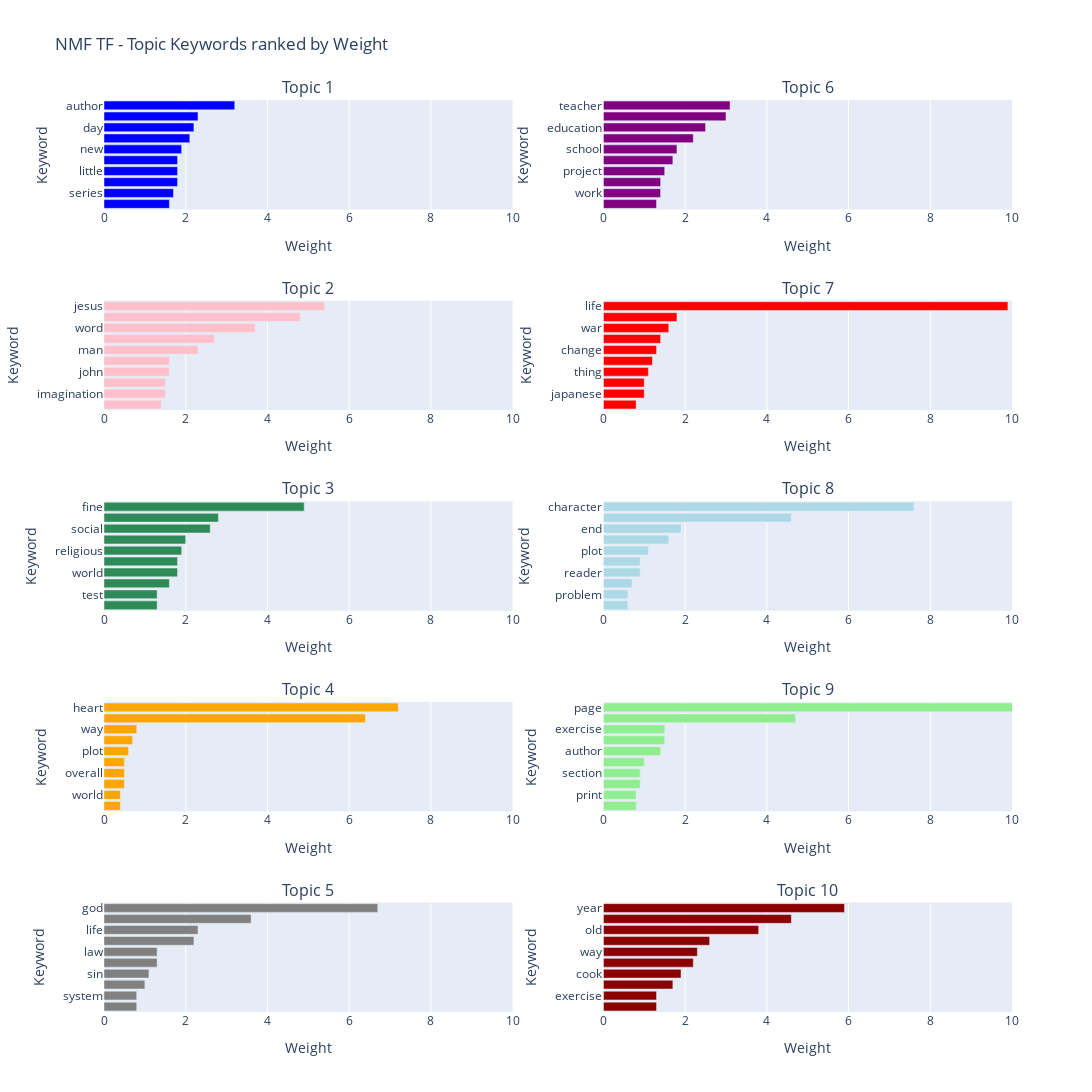

The notebook cell saved with this chart:
### Code cell
data = display_topics(NMF_tf, tf_feature_names, 10)
fig = make_subplots(rows=5, cols=2, subplot_titles= ["Topic 1", "Topic 6", "Topic 2","Topic 7", "Topic 3","Topic 8","Topic 4","Topic 9", "Topic 5", "Topic 10"])
colors = ["Blue", "Pink", "SeaGreen", "Orange", "Grey", "Purple", "Red", "LightBlue", "LightGreen", "DarkRed"]
for col in range(0, int(len(data.columns)),2):
    if col == 0:
        fig.add_trace(go.Bar(
        x=data.iloc[:,1].astype("float64"),#.sort_values(ascending=True)
        y=data.iloc[:,0], #.sort_values( by= data.columns[col+1], ascending = True)
        marker_color=colors[0], orientation = "h"), col= 1, row = 1)
    if col < 10 and col > 0:
        fig.add_trace(go.Bar(
        x=data.iloc[:,col+1].astype("float64"),
        y=data.iloc[:,col],
        marker_color=colors[int(col/2)], orientation = "h"), col= 1, row = int(col/2)+1)
    if col >= 10:
        fig.add_trace(go.Bar(
        x=data.iloc[:,col+1].astype("float64"),
        y=data.iloc[:,col],
        marker_color=colors[int(col/2)], orientation = "h"),col= 2, row = int(col/2)-4)

fig.update_layout( height=1400, width=1200, title_text="NMF TF - Topic Keywords ranked by Weight", showlegend=False, xaxis_title_text='Keyword',yaxis_title_text='Weight'
    )
fig.update_yaxes(title='Keyword', type = "category" , autorange = "reversed")
fig.update_xaxes( title = 'Weight', range = (0,10) )
fig.show()

### Figure 1 — Plotly figure (JSON) as saved in the notebook; plotly's stock layout.template omitted (floating-point values rounded to 4 significant figures)
{"data": [{"marker": {"color": "Blue"}, "orientation": "h", "type": "bar", "x": [3.2, 2.3, 2.2, 2.1, 1.9, 1.8, 1.8, 1.8, 1.7, 1.6], "xaxis": "x", "y": ["author", "way", "day", "year", "new", "world", "little", "life", "series", "work"], "yaxis": "y"}, {"marker": {"color": "Pink"}, "orientation": "h", "type": "bar", "x": [5.4, 4.8, 3.7, 2.7, 2.3, 1.6, 1.6, 1.5, 1.5, 1.4], "xaxis": "x3", "y": ["jesus", "memory", "word", "god", "man", "heal", "john", "fresh", "imagination", "false"], "yaxis": "y3"}, {"marker": {"color": "SeaGreen"}, "orientation": "h", "type": "bar", "x": [4.9, 2.8, 2.6, 2, 1.9, 1.8, 1.8, 1.6, 1.3, 1.3], "xaxis": "x5", "y": ["fine", "violence", "social", "political", "religious", "government", "world", "religion", "test", "anti"], "yaxis": "y5"}, {"marker": {"color": "Orange"}, "orientation": "h", "type": "bar", "x": [7.2, 6.4, 0.8, 0.7, 0.6, 0.5, 0.5, 0.5, 0.4, 0.4], "xaxis": "x7", "y": ["heart", "red", "way", "fantasy", "plot", "help", "overall", "previous", "world", "end"], "yaxis": "y7"}, {"marker": {"color": "Grey"}, "orientation": "h", "type": "bar", "x": [6.7, 3.6, 2.3, 2.2, 1.3, 1.3, 1.1, 1, 0.8, 0.8], "xaxis": "x9", "y": ["god", "universe", "life", "science", "law", "evidence", "sin", "scientific", "system", "new"], "yaxis": "y9"}, {"marker": {"color": "Purple"}, "orientation": "h", "type": "bar", "x": [3.1, 3, 2.5, 2.2, 1.8, 1.7, 1.5, 1.4, 1.4, 1.3], "xaxis": "x2", "y": ["teacher", "practice", "education", "science", "school", "research", "project", "classroom", "work", "direct"], "yaxis": "y2"}, {"marker": {"color": "Red"}, "orientation": "h", "type": "bar", "x": [9.9, 1.8, 1.6, 1.4, 1.3, 1.2, 1.1, 1, 1, 0.8], "xaxis": "x4", "y": ["life", "live", "war", "work", "change", "self", "thing", "way", "japanese", "new"], "yaxis": "y4"}, {"marker": {"color": "LightBlue"}, "orientation": "h", "type": "bar", "x": [7.6, 4.6, 1.9, 1.6, 1.1, 0.9, 0.9, 0.7, 0.6, 0.6], "xaxis": "x6", "y": ["character", "series", "end", "novel", "plot", "scene", "reader", "main", "problem", "lot"], "yaxis": "y6"}, {"marker": {"color": "LightGreen"}, "orientation": "h", "type": "bar", "x": [10.7, 4.7, 1.5, 1.5, 1.4, 1, 0.9, 0.9, 0.8, 0.8], "xaxis": "x8", "y": ["page", "chapter", "exercise", "example", "author", "version", "section", "color", "print", "understand"], "yaxis": "y8"}, {"marker": {"color": "DarkRed"}, "orientation": "h", "type": "bar", "x": [5.9, 4.6, 3.8, 2.6, 2.3, 2.2, 1.9, 1.7, 1.3, 1.3], "xaxis": "x10", "y": ["year", "work", "old", "thing", "way", "recipe", "cook", "help", "exercise", "easy"], "yaxis": "y10"}], "layout": {"annotations": [{"font": {"size": 16}, "showarrow": false, "text": "Topic 1", "x": 0.225, "xanchor": "center", "xref": "paper", "y": 1, "yanchor": "bottom", "yref": "paper"}, {"font": {"size": 16}, "showarrow": false, "text": "Topic 6", "x": 0.775, "xanchor": "center", "xref": "paper", "y": 1, "yanchor": "bottom", "yref": "paper"}, {"font": {"size": 16}, "showarrow": false, "text": "Topic 2", "x": 0.225, "xanchor": "center", "xref": "paper", "y": 0.78, "yanchor": "bottom", "yref": "paper"}, {"font": {"size": 16}, "showarrow": false, "text": "Topic 7", "x": 0.775, "xanchor": "center", "xref": "paper", "y": 0.78, "yanchor": "bottom", "yref": "paper"}, {"font": {"size": 16}, "showarrow": false, "text": "Topic 3", "x": 0.225, "xanchor": "center", "xref": "paper", "y": 0.56, "yanchor": "bottom", "yref": "paper"}, {"font": {"size": 16}, "showarrow": false, "text": "Topic 8", "x": 0.775, "xanchor": "center", "xref": "paper", "y": 0.56, "yanchor": "bottom", "yref": "paper"}, {"font": {"size": 16}, "showarrow": false, "text": "Topic 4", "x": 0.225, "xanchor": "center", "xref": "paper", "y": 0.34, "yanchor": "bottom", "yref": "paper"}, {"font": {"size": 16}, "showarrow": false, "text": "Topic 9", "x": 0.775, "xanchor": "center", "xref": "paper", "y": 0.34, "yanchor": "bottom", "yref": "paper"}, {"font": {"size": 16}, "showarrow": false, "text": "Topic 5", "x": 0.225, "xanchor": "center", "xref": "paper", "y": 0.12, "yanchor": "bottom", "yref": "paper"}, {"font": {"size": 16}, "showarrow": false, "text": "Topic 10", "x": 0.775, "xanchor": "center", "xref": "paper", "y": 0.12, "yanchor": "bottom", "yref": "paper"}], "height": 1400, "showlegend": false, "title": {"text": "NMF TF - Topic Keywords ranked by Weight"}, "width": 1200, "xaxis": {"anchor": "y", "domain": [0, 0.45], "range": [0, 10], "title": {"text": "Weight"}}, "xaxis10": {"anchor": "y10", "domain": [0.55, 1], "range": [0, 10], "title": {"text": "Weight"}}, "xaxis2": {"anchor": "y2", "domain": [0.55, 1], "range": [0, 10], "title": {"text": "Weight"}}, "xaxis3": {"anchor": "y3", "domain": [0, 0.45], "range": [0, 10], "title": {"text": "Weight"}}, "xaxis4": {"anchor": "y4", "domain": [0.55, 1], "range": [0, 10], "title": {"text": "Weight"}}, "xaxis5": {"anchor": "y5", "domain": [0, 0.45], "range": [0, 10], "title": {"text": "Weight"}}, "xaxis6": {"anchor": "y6", "domain": [0.55, 1], "range": [0, 10], "title": {"text": "Weight"}}, "xaxis7": {"anchor": "y7", "domain": [0, 0.45], "range": [0, 10], "title": {"text": "Weight"}}, "xaxis8": {"anchor": "y8", "domain": [0.55, 1], "range": [0, 10], "title": {"text": "Weight"}}, "xaxis9": {"anchor": "y9", "domain": [0, 0.45], "range": [0, 10], "title": {"text": "Weight"}}, "yaxis": {"anchor": "x", "autorange": "reversed", "domain": [0.88, 1], "title": {"text": "Keyword"}, "type": "category"}, "yaxis10": {"anchor": "x10", "autorange": "reversed", "domain": [0, 0.12], "title": {"text": "Keyword"}, "type": "category"}, "yaxis2": {"anchor": "x2", "autorange": "reversed", "domain": [0.88, 1], "title": {"text": "Keyword"}, "type": "category"}, "yaxis3": {"anchor": "x3", "autorange": "reversed", "domain": [0.66, 0.78], "title": {"text": "Keyword"}, "type": "category"}, "yaxis4": {"anchor": "x4", "autorange": "reversed", "domain": [0.66, 0.78], "title": {"text": "Keyword"}, "type": "category"}, "yaxis5": {"anchor": "x5", "autorange": "reversed", "domain": [0.44, 0.56], "title": {"text": "Keyword"}, "type": "category"}, "yaxis6": {"anchor": "x6", "autorange": "reversed", "domain": [0.44, 0.56], "title": {"text": "Keyword"}, "type": "category"}, "yaxis7": {"anchor": "x7", "autorange": "reversed", "domain": [0.22, 0.34], "title": {"text": "Keyword"}, "type": "category"}, "yaxis8": {"anchor": "x8", "autorange": "reversed", "domain": [0.22, 0.34], "title": {"text": "Keyword"}, "type": "category"}, "yaxis9": {"anchor": "x9", "autorange": "reversed", "domain": [0, 0.12], "title": {"text": "Keyword"}, "type": "category"}}}
